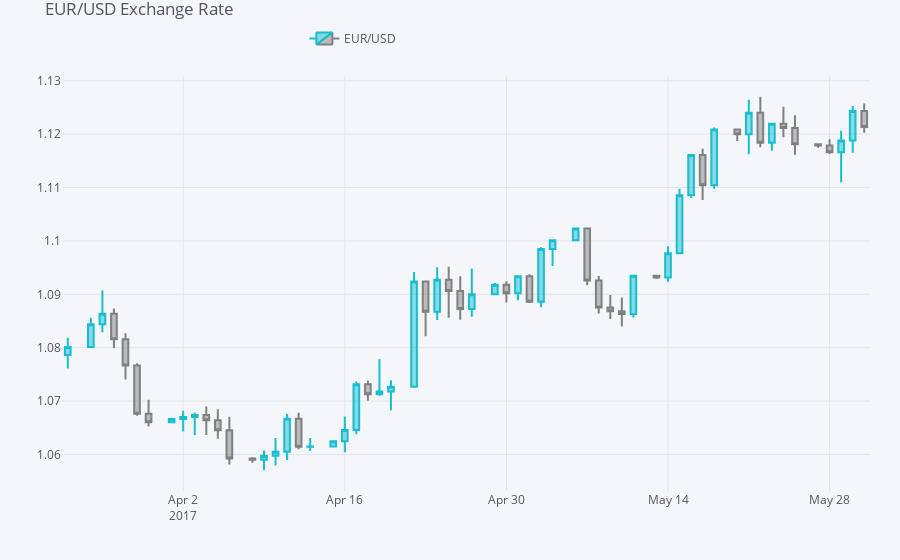

Notebook code for this chart:
### Code cell
plyo.iplot(qf.iplot(asFigure=True)
           ,filename='qf_01')
